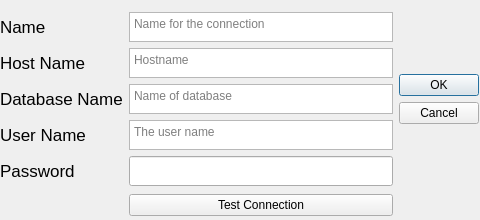
<?xml version="1.0" encoding="UTF-8"?>
<ui version="4.0">
 <class>Dialog</class>
 <widget class="QDialog" name="Dialog">
  <property name="geometry">
   <rect>
    <x>0</x>
    <y>0</y>
    <width>480</width>
    <height>220</height>
   </rect>
  </property>
  <property name="minimumSize">
   <size>
    <width>468</width>
    <height>220</height>
   </size>
  </property>
  <property name="windowTitle">
   <string>Dialog</string>
  </property>
  <widget class="QWidget" name="horizontalLayoutWidget">
   <property name="geometry">
    <rect>
     <x>0</x>
     <y>10</y>
     <width>479</width>
     <height>209</height>
    </rect>
   </property>
   <layout class="QGridLayout" name="gridLayout">
    <property name="sizeConstraint">
     <enum>QLayout::SetMinimumSize</enum>
    </property>
    <item row="0" column="0">
     <layout class="QVBoxLayout" name="verticalLayout">
      <item>
       <widget class="QLabel" name="label_5">
        <property name="maximumSize">
         <size>
          <width>16777215</width>
          <height>30</height>
         </size>
        </property>
        <property name="font">
         <font>
          <pointsize>13</pointsize>
         </font>
        </property>
        <property name="text">
         <string>Name</string>
        </property>
       </widget>
      </item>
      <item>
       <widget class="QLabel" name="label">
        <property name="maximumSize">
         <size>
          <width>16777215</width>
          <height>30</height>
         </size>
        </property>
        <property name="font">
         <font>
          <pointsize>13</pointsize>
         </font>
        </property>
        <property name="text">
         <string>Host Name</string>
        </property>
       </widget>
      </item>
      <item>
       <widget class="QLabel" name="label_2">
        <property name="maximumSize">
         <size>
          <width>16777215</width>
          <height>30</height>
         </size>
        </property>
        <property name="font">
         <font>
          <pointsize>13</pointsize>
         </font>
        </property>
        <property name="text">
         <string>Database Name</string>
        </property>
       </widget>
      </item>
      <item>
       <widget class="QLabel" name="label_3">
        <property name="maximumSize">
         <size>
          <width>16777215</width>
          <height>30</height>
         </size>
        </property>
        <property name="font">
         <font>
          <pointsize>13</pointsize>
         </font>
        </property>
        <property name="text">
         <string>User Name</string>
        </property>
       </widget>
      </item>
      <item>
       <widget class="QLabel" name="label_4">
        <property name="minimumSize">
         <size>
          <width>0</width>
          <height>30</height>
         </size>
        </property>
        <property name="maximumSize">
         <size>
          <width>16777215</width>
          <height>30</height>
         </size>
        </property>
        <property name="font">
         <font>
          <pointsize>13</pointsize>
         </font>
        </property>
        <property name="text">
         <string>Password</string>
        </property>
       </widget>
      </item>
     </layout>
    </item>
    <item row="0" column="2">
     <widget class="QDialogButtonBox" name="buttonBox">
      <property name="enabled">
       <bool>true</bool>
      </property>
      <property name="sizePolicy">
       <sizepolicy hsizetype="Fixed" vsizetype="Fixed">
        <horstretch>0</horstretch>
        <verstretch>0</verstretch>
       </sizepolicy>
      </property>
      <property name="minimumSize">
       <size>
        <width>0</width>
        <height>0</height>
       </size>
      </property>
      <property name="maximumSize">
       <size>
        <width>16777215</width>
        <height>16777215</height>
       </size>
      </property>
      <property name="layoutDirection">
       <enum>Qt::LeftToRight</enum>
      </property>
      <property name="autoFillBackground">
       <bool>false</bool>
      </property>
      <property name="orientation">
       <enum>Qt::Vertical</enum>
      </property>
      <property name="standardButtons">
       <set>QDialogButtonBox::Cancel|QDialogButtonBox::Ok</set>
      </property>
      <property name="centerButtons">
       <bool>true</bool>
      </property>
     </widget>
    </item>
    <item row="1" column="1">
     <widget class="QPushButton" name="pushButton">
      <property name="text">
       <string>Test Connection</string>
      </property>
     </widget>
    </item>
    <item row="0" column="1">
     <layout class="QVBoxLayout" name="verticalLayout_2">
      <property name="sizeConstraint">
       <enum>QLayout::SetMinimumSize</enum>
      </property>
      <item>
       <widget class="QTextEdit" name="textEdit_4">
        <property name="sizePolicy">
         <sizepolicy hsizetype="Expanding" vsizetype="Fixed">
          <horstretch>0</horstretch>
          <verstretch>0</verstretch>
         </sizepolicy>
        </property>
        <property name="maximumSize">
         <size>
          <width>16777215</width>
          <height>30</height>
         </size>
        </property>
        <property name="placeholderText">
         <string>Name for the connection</string>
        </property>
       </widget>
      </item>
      <item>
       <widget class="QTextEdit" name="textEdit">
        <property name="sizePolicy">
         <sizepolicy hsizetype="Expanding" vsizetype="Fixed">
          <horstretch>0</horstretch>
          <verstretch>0</verstretch>
         </sizepolicy>
        </property>
        <property name="minimumSize">
         <size>
          <width>200</width>
          <height>30</height>
         </size>
        </property>
        <property name="maximumSize">
         <size>
          <width>16777215</width>
          <height>30</height>
         </size>
        </property>
        <property name="placeholderText">
         <string>Hostname</string>
        </property>
       </widget>
      </item>
      <item>
       <widget class="QTextEdit" name="textEdit_2">
        <property name="sizePolicy">
         <sizepolicy hsizetype="Expanding" vsizetype="Fixed">
          <horstretch>0</horstretch>
          <verstretch>0</verstretch>
         </sizepolicy>
        </property>
        <property name="minimumSize">
         <size>
          <width>0</width>
          <height>30</height>
         </size>
        </property>
        <property name="maximumSize">
         <size>
          <width>16777215</width>
          <height>30</height>
         </size>
        </property>
        <property name="placeholderText">
         <string>Name of database</string>
        </property>
       </widget>
      </item>
      <item>
       <widget class="QTextEdit" name="textEdit_3">
        <property name="sizePolicy">
         <sizepolicy hsizetype="Expanding" vsizetype="Fixed">
          <horstretch>0</horstretch>
          <verstretch>0</verstretch>
         </sizepolicy>
        </property>
        <property name="minimumSize">
         <size>
          <width>0</width>
          <height>30</height>
         </size>
        </property>
        <property name="maximumSize">
         <size>
          <width>16777215</width>
          <height>30</height>
         </size>
        </property>
        <property name="placeholderText">
         <string>The user name</string>
        </property>
       </widget>
      </item>
      <item>
       <widget class="QLineEdit" name="lineEdit">
        <property name="minimumSize">
         <size>
          <width>0</width>
          <height>30</height>
         </size>
        </property>
        <property name="maximumSize">
         <size>
          <width>16777215</width>
          <height>30</height>
         </size>
        </property>
        <property name="inputMask">
         <string/>
        </property>
        <property name="frame">
         <bool>true</bool>
        </property>
        <property name="echoMode">
         <enum>QLineEdit::Password</enum>
        </property>
       </widget>
      </item>
     </layout>
    </item>
   </layout>
  </widget>
 </widget>
 <tabstops>
  <tabstop>textEdit_4</tabstop>
  <tabstop>textEdit</tabstop>
  <tabstop>textEdit_2</tabstop>
  <tabstop>textEdit_3</tabstop>
  <tabstop>lineEdit</tabstop>
  <tabstop>pushButton</tabstop>
 </tabstops>
 <resources/>
 <connections>
  <connection>
   <sender>buttonBox</sender>
   <signal>accepted()</signal>
   <receiver>Dialog</receiver>
   <slot>accept()</slot>
   <hints>
    <hint type="sourcelabel">
     <x>248</x>
     <y>254</y>
    </hint>
    <hint type="destinationlabel">
     <x>157</x>
     <y>274</y>
    </hint>
   </hints>
  </connection>
  <connection>
   <sender>buttonBox</sender>
   <signal>rejected()</signal>
   <receiver>Dialog</receiver>
   <slot>reject()</slot>
   <hints>
    <hint type="sourcelabel">
     <x>316</x>
     <y>260</y>
    </hint>
    <hint type="destinationlabel">
     <x>286</x>
     <y>274</y>
    </hint>
   </hints>
  </connection>
 </connections>
</ui>
